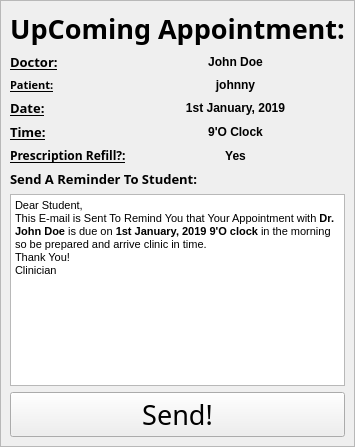
         <widget class="QFrame" name="clinicianUpcomingAppointmentFrame">
          <property name="enabled">
           <bool>true</bool>
          </property>
          <property name="sizePolicy">
           <sizepolicy hsizetype="Fixed" vsizetype="Preferred">
            <horstretch>0</horstretch>
            <verstretch>0</verstretch>
           </sizepolicy>
          </property>
          <property name="minimumSize">
           <size>
            <width>330</width>
            <height>0</height>
           </size>
          </property>
          <property name="frameShape">
           <enum>QFrame::StyledPanel</enum>
          </property>
          <property name="frameShadow">
           <enum>QFrame::Sunken</enum>
          </property>
          <layout class="QFormLayout" name="formLayout_5">
           <property name="horizontalSpacing">
            <number>0</number>
           </property>
           <property name="verticalSpacing">
            <number>6</number>
           </property>
           <property name="leftMargin">
            <number>9</number>
           </property>
           <property name="topMargin">
            <number>9</number>
           </property>
           <property name="rightMargin">
            <number>9</number>
           </property>
           <property name="bottomMargin">
            <number>9</number>
           </property>
           <item row="0" column="0" colspan="2">
            <widget class="QLabel" name="label_25">
             <property name="font">
              <font>
               <family>Impact</family>
               <pointsize>20</pointsize>
               <weight>75</weight>
               <bold>true</bold>
              </font>
             </property>
             <property name="text">
              <string>UpComing Appointment:</string>
             </property>
             <property name="alignment">
              <set>Qt::AlignCenter</set>
             </property>
            </widget>
           </item>
           <item row="1" column="0">
            <widget class="QLabel" name="label_22">
             <property name="font">
              <font>
               <family>MV Boli</family>
               <pointsize>10</pointsize>
               <weight>75</weight>
               <bold>true</bold>
               <underline>true</underline>
              </font>
             </property>
             <property name="text">
              <string>Doctor:</string>
             </property>
            </widget>
           </item>
           <item row="1" column="1">
            <widget class="QLabel" name="clinicianUpcomingAppointmentDoctor">
             <property name="font">
              <font>
               <pointsize>9</pointsize>
               <weight>75</weight>
               <bold>true</bold>
              </font>
             </property>
             <property name="text">
              <string>John Doe</string>
             </property>
             <property name="alignment">
              <set>Qt::AlignCenter</set>
             </property>
            </widget>
           </item>
           <item row="3" column="0">
            <widget class="QLabel" name="label_23">
             <property name="font">
              <font>
               <family>MV Boli</family>
               <pointsize>10</pointsize>
               <weight>75</weight>
               <bold>true</bold>
               <underline>true</underline>
              </font>
             </property>
             <property name="text">
              <string>Date:</string>
             </property>
            </widget>
           </item>
           <item row="3" column="1">
            <widget class="QLabel" name="clinicianUpcomingAppointmentDate">
             <property name="font">
              <font>
               <pointsize>9</pointsize>
               <weight>75</weight>
               <bold>true</bold>
              </font>
             </property>
             <property name="text">
              <string>1st January, 2019</string>
             </property>
             <property name="alignment">
              <set>Qt::AlignCenter</set>
             </property>
            </widget>
           </item>
           <item row="4" column="0">
            <widget class="QLabel" name="label_24">
             <property name="font">
              <font>
               <family>MV Boli</family>
               <pointsize>10</pointsize>
               <weight>75</weight>
               <bold>true</bold>
               <underline>true</underline>
              </font>
             </property>
             <property name="text">
              <string>Time:</string>
             </property>
            </widget>
           </item>
           <item row="4" column="1">
            <widget class="QLabel" name="clinicianUpcomingAppointmentTime">
             <property name="font">
              <font>
               <pointsize>9</pointsize>
               <weight>75</weight>
               <bold>true</bold>
              </font>
             </property>
             <property name="text">
              <string>9'O Clock</string>
             </property>
             <property name="alignment">
              <set>Qt::AlignCenter</set>
             </property>
            </widget>
           </item>
           <item row="8" column="0" colspan="2">
            <widget class="QPushButton" name="clinicianUpcomingAppointmentSendReminder">
             <property name="font">
              <font>
               <family>Impact</family>
               <pointsize>20</pointsize>
              </font>
             </property>
             <property name="text">
              <string>Send!</string>
             </property>
            </widget>
           </item>
           <item row="5" column="0">
            <widget class="QLabel" name="label_29">
             <property name="font">
              <font>
               <family>MV Boli</family>
               <weight>75</weight>
               <bold>true</bold>
               <underline>true</underline>
              </font>
             </property>
             <property name="text">
              <string>Prescription Refill?:</string>
             </property>
            </widget>
           </item>
           <item row="5" column="1">
            <widget class="QLabel" name="clinicianUpcomingAppointmentPresrefil">
             <property name="font">
              <font>
               <pointsize>9</pointsize>
               <weight>75</weight>
               <bold>true</bold>
              </font>
             </property>
             <property name="text">
              <string>Yes</string>
             </property>
             <property name="alignment">
              <set>Qt::AlignCenter</set>
             </property>
            </widget>
           </item>
           <item row="7" column="0" colspan="2">
            <widget class="QTextEdit" name="clinicianUpcomingAppointmentEmail">
             <property name="html">
              <string>&lt;!DOCTYPE HTML PUBLIC &quot;-//W3C//DTD HTML 4.0//EN&quot; &quot;http://www.w3.org/TR/REC-html40/strict.dtd&quot;&gt;
&lt;html&gt;&lt;head&gt;&lt;meta name=&quot;qrichtext&quot; content=&quot;1&quot; /&gt;&lt;style type=&quot;text/css&quot;&gt;
p, li { white-space: pre-wrap; }
&lt;/style&gt;&lt;/head&gt;&lt;body style=&quot; font-family:'MS Shell Dlg 2'; font-size:8.25pt; font-weight:400; font-style:normal;&quot;&gt;
&lt;p style=&quot; margin-top:0px; margin-bottom:0px; margin-left:0px; margin-right:0px; -qt-block-indent:0; text-indent:0px;&quot;&gt;&lt;span style=&quot; font-family:'MS Shell Dlg 2';&quot;&gt;Dear Student,&lt;/span&gt;&lt;/p&gt;
&lt;p style=&quot; margin-top:0px; margin-bottom:0px; margin-left:0px; margin-right:0px; -qt-block-indent:0; text-indent:0px;&quot;&gt;&lt;span style=&quot; font-family:'MS Shell Dlg 2';&quot;&gt;This E-mail is Sent To Remind You that Your Appointment with &lt;/span&gt;&lt;span style=&quot; font-family:'MS Shell Dlg 2'; font-weight:600;&quot;&gt;Dr. John Doe&lt;/span&gt;&lt;span style=&quot; font-family:'MS Shell Dlg 2';&quot;&gt; is due on &lt;/span&gt;&lt;span style=&quot; font-family:'MS Shell Dlg 2'; font-weight:600;&quot;&gt;1st January, 2019 9'O clock &lt;/span&gt;&lt;span style=&quot; font-family:'MS Shell Dlg 2';&quot;&gt;in the morning so be prepared and arrive clinic in time.&lt;/span&gt;&lt;/p&gt;
&lt;p style=&quot; margin-top:0px; margin-bottom:0px; margin-left:0px; margin-right:0px; -qt-block-indent:0; text-indent:0px;&quot;&gt;&lt;span style=&quot; font-family:'MS Shell Dlg 2';&quot;&gt;Thank You!&lt;/span&gt;&lt;/p&gt;
&lt;p style=&quot; margin-top:0px; margin-bottom:0px; margin-left:0px; margin-right:0px; -qt-block-indent:0; text-indent:0px;&quot;&gt;&lt;span style=&quot; font-family:'MS Shell Dlg 2';&quot;&gt;Clinician&lt;/span&gt;&lt;/p&gt;&lt;/body&gt;&lt;/html&gt;</string>
             </property>
            </widget>
           </item>
           <item row="6" column="0" colspan="2">
            <widget class="QLabel" name="label_31">
             <property name="font">
              <font>
               <family>MV Boli</family>
               <pointsize>10</pointsize>
               <weight>75</weight>
               <bold>true</bold>
              </font>
             </property>
             <property name="text">
              <string>Send A Reminder To Student:</string>
             </property>
            </widget>
           </item>
           <item row="2" column="0">
            <widget class="QLabel" name="label_73">
             <property name="font">
              <font>
               <family>MV Boli</family>
               <pointsize>8</pointsize>
               <weight>75</weight>
               <bold>true</bold>
               <underline>true</underline>
              </font>
             </property>
             <property name="text">
              <string>Patient:</string>
             </property>
            </widget>
           </item>
           <item row="2" column="1">
            <widget class="QLabel" name="clinicianUpcomingAppointmentPatient">
             <property name="font">
              <font>
               <pointsize>9</pointsize>
               <weight>75</weight>
               <bold>true</bold>
              </font>
             </property>
             <property name="text">
              <string>johnny</string>
             </property>
             <property name="alignment">
              <set>Qt::AlignCenter</set>
             </property>
            </widget>
           </item>
          </layout>
         </widget>
